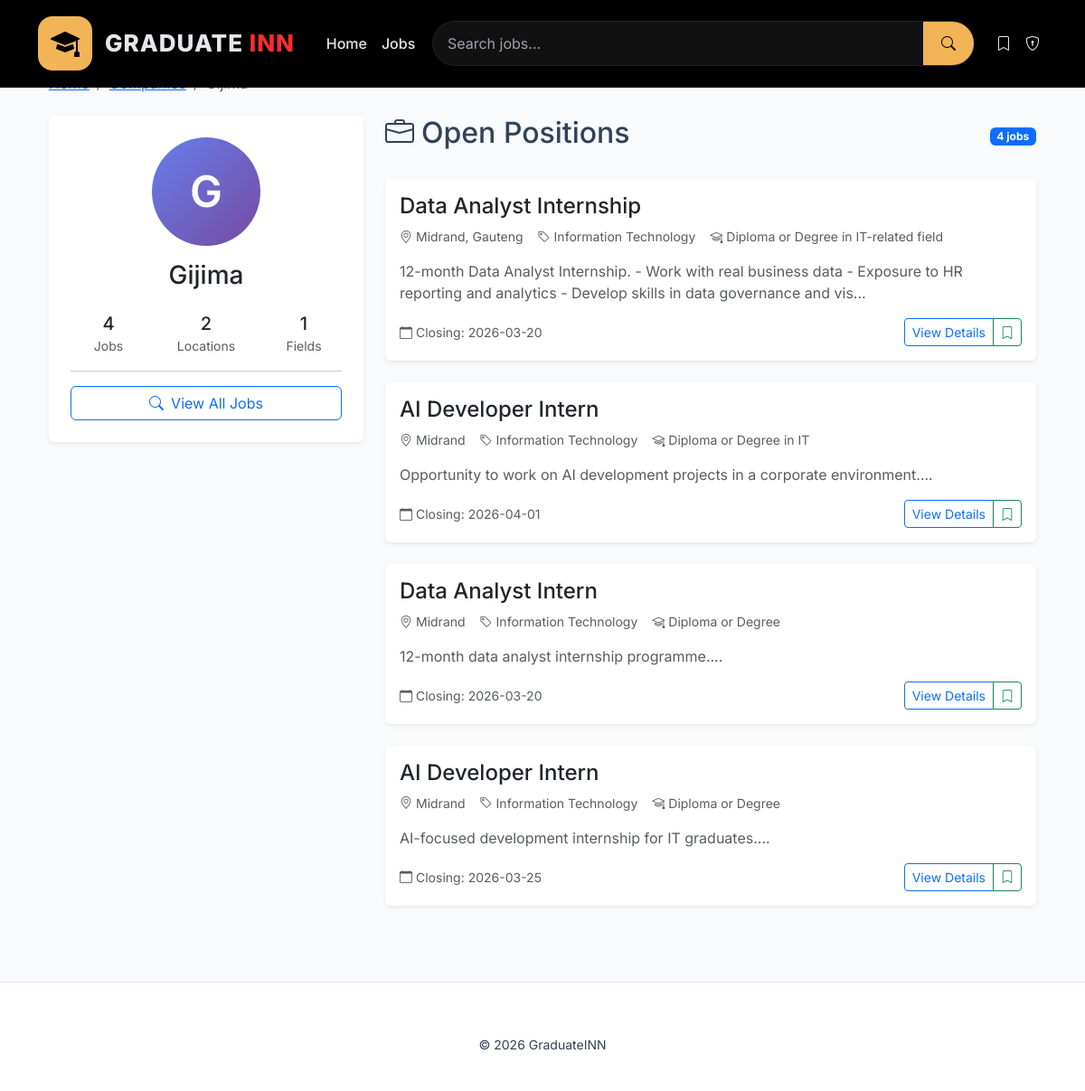
Page /company/Gijima on the committed database.
### tables this page shows
CREATE TABLE jobs(
        id INTEGER PRIMARY KEY AUTOINCREMENT,
        title TEXT,
        company TEXT,
        location TEXT,
        field TEXT,
        qualification TEXT,
        description TEXT,
        requirements TEXT,
        application_link TEXT,
        closing_date TEXT,
        created_date TEXT DEFAULT CURRENT_DATE,
        salary_range TEXT,
        job_type TEXT,
        experience_level TEXT,
        views INTEGER DEFAULT 0,
        is_featured INTEGER DEFAULT 0,
        posted_by INTEGER,
        FOREIGN KEY (posted_by) REFERENCES users(id)
    );

### app.py (the view)
@app.route("/company/<company_name>")
def browse_by_company(company_name):
    conn = get_db()
    jobs = conn.execute("""
    SELECT * FROM jobs
    WHERE company = ?
    ORDER BY id DESC
    """, (company_name,)).fetchall()
    stats = conn.execute("""
    SELECT COUNT(*) as job_count,
           COUNT(DISTINCT location) as location_count,
           COUNT(DISTINCT field) as field_count
    FROM jobs
    WHERE company = ?
    """, (company_name,)).fetchone()
    conn.close()
    return render_template("browse_company.html",
                         jobs=jobs,
                         company_name=company_name,
                         stats=stats)

### app.py (called while the page is built)
def get_db():
    conn = sqlite3.connect(DATABASE)
    conn.row_factory = sqlite3.Row
    return conn

### templates/browse_company.html (shortened to what this page needs)
{% extends "base.html" %}
{% block content %}
<div class="container">
    <nav aria-label="breadcrumb" class="mb-4">
        <ol class="breadcrumb">
            <li class="breadcrumb-item"><a href="/">Home</a></li>
            <li class="breadcrumb-item"><a href="/search">Companies</a></li>
            <li class="breadcrumb-item active">{{ company_name }}</li>
        </ol>
    </nav>
    <div class="row">
        <div class="col-lg-4 mb-4">
            <div class="card border-0 shadow-sm">
                <div class="card-body text-center p-4">
                    <div class="company-logo-large mb-3">
                        {{ company_name[0] }}
                    </div>
                    <h3>{{ company_name }}</h3>
                    {% if stats %}
                    <div class="row mt-4">
                        <div class="col-4">
                            <h5 class="mb-0">{{ stats.job_count }}</h5>
                            <small class="text-muted">Jobs</small>
                        </div>
                        <div class="col-4">
                            <h5 class="mb-0">{{ stats.location_count }}</h5>
                            <small class="text-muted">Locations</small>
                        </div>
                        <div class="col-4">
                            <h5 class="mb-0">{{ stats.field_count }}</h5>
                            <small class="text-muted">Fields</small>
                        </div>
                    </div>
                    {% endif %}
                    <hr>
                    <a href="/search?company={{ company_name }}" class="btn btn-outline-primary w-100">
                        <i class="bi bi-search me-2"></i>View All Jobs
                    </a>
                </div>
            </div>
        </div>
        <div class="col-lg-8">
            <div class="d-flex justify-content-between align-items-center mb-4">
                <h2>
                    <i class="bi bi-briefcase me-2"></i>Open Positions
                </h2>
                <span class="badge bg-primary">{{ jobs|length }} jobs</span>
            </div>
            {% if jobs %}
                {% for job in jobs %}
                <div class="card job-card mb-4 border-0 shadow-sm hover-lift">
                    <div class="card-body">
                        <h4 class="card-title mb-2">
                            <a href="/job/{{ job.id }}" class="text-decoration-none text-dark">
                                {{ job.title }}
                            </a>
                        </h4>
                        <div class="d-flex flex-wrap gap-3 text-muted small mb-3">
                            <span><i class="bi bi-geo-alt me-1"></i>{{ job.location }}</span>
                            <span><i class="bi bi-tag me-1"></i>{{ job.field }}</span>
                            <span><i class="bi bi-mortarboard me-1"></i>{{ job.qualification }}</span>
                        </div>
                        <p class="card-text text-muted mb-3">
                            {{ job.description[:150] }}...
                        </p>
                        <div class="d-flex justify-content-between align-items-center">
                            <div class="text-muted small">
                                <i class="bi bi-calendar me-1"></i>Closing: {{ job.closing_date }}
                            </div>
                            <div class="btn-group">
                                <a href="/job/{{ job.id }}" class="btn btn-outline-primary btn-sm">
                                    View Details
                                </a>
                                <a href="/save_job/{{ job.id }}" class="btn btn-outline-success btn-sm">
                                    <i class="bi bi-bookmark"></i>
                                </a>
                            </div>
                        </div>
                    </div>
                </div>
                {% endfor %}
            {% endif %}
        </div>
    </div>
</div>
{% endblock %}

### templates/base.html (style rules this page uses)
:root { --primary: #2563eb; --dark: #000; --text: #334155; --light: #f1f5f9; --border: #e2e8f0; }
body { font-family: 'Inter', sans-serif; background: #f8fafc; color: var(--text); padding-top: 80px; }

### templates/browse_company.html (style rules this page uses)
.company-logo-large { width: 120px; height: 120px; background: linear-gradient(135deg, #667eea, #764ba2); color: white; border-radius: 60px; display: flex; align-items: center; justify-content: center; font-weight: 600; font-size: 3rem; margin: 0 auto; }
.hover-lift { transition: all 0.3s ease; }
.job-card { transition: all 0.3s ease; border-left: 4px solid transparent; }

### rows in the picture
jobs: title "Data Analyst Internship", location "Midrand, Gauteng", field "Information Technology", qualification "Diploma or Degree in IT-related field", description "12-month Data Analyst Internship. - Work with real business data - Exposure to HR reporting and analytics - Develop skills in data governance and vis", closing_date "2026-03-20"
jobs: title "AI Developer Intern", location "Midrand", field "Information Technology", qualification "Diploma or Degree in IT", description "Opportunity to work on AI development projects in a corporate environment.", closing_date "2026-04-01"
jobs: title "Data Analyst Intern", location "Midrand", field "Information Technology", qualification "Diploma or Degree", description "12-month data analyst internship programme.", closing_date "2026-03-20"
jobs: title "AI Developer Intern", location "Midrand", field "Information Technology", qualification "Diploma or Degree", description "AI-focused development internship for IT graduates.", closing_date "2026-03-25"

### other values in the picture
{{ company_name[0] }} "G"
{{ company_name }} "Gijima"
{{ stats.job_count }} "4"
{{ stats.location_count }} "2"
{{ stats.field_count }} "1"
{{ jobs|length }} "4"
